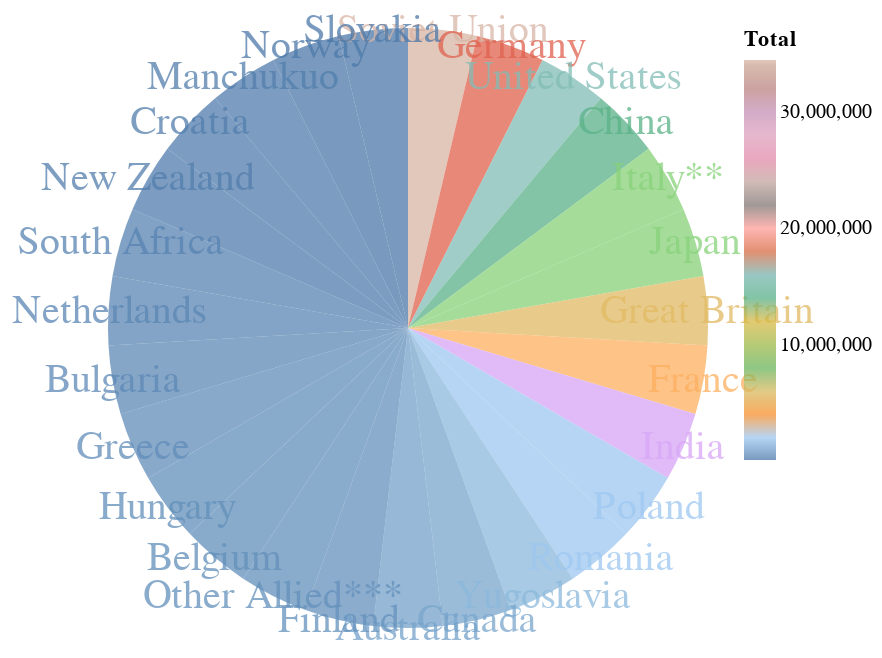

Here is the notebook cell this chart was saved with:
### Code cell
selectSide = alt.selection_point(
    name='Select',
    fields=['Side'], 
    #value={'Side': sides[0]}, THIS DOESN'T WORK
    bind=alt.binding_select(options=sides) 
)

# Create pie chart
base = alt.Chart(ww2).mark_arc().encode(
    theta="Total",
    color="Country:N"
##add_selection below doesn't work 
).add_selection(
    selectSide
).encode(
    alt.Theta('Country:N').sort(['Total:Q']),
    alt.Color('Total:Q',scale=alt.Scale(scheme='tableau20')),
    tooltip='Total:Q',
    opacity=alt.condition(selectSide, alt.value(0.75), alt.value(0.05))
)#.properties(width = 400, height = 400)

pie = base.mark_arc(outerRadius=120)
text = base.mark_text(radius=150, size=20).encode(text="Country:N")

base + text

### Figure 1 — Vega-Lite specification as saved in the notebook (floating-point values rounded to 4 significant figures)
{"config": {"view": {"continuousWidth": 300, "continuousHeight": 300}}, "layer": [{"mark": {"type": "arc"}, "encoding": {"color": {"field": "Total", "scale": {"scheme": "tableau20"}, "type": "quantitative"}, "opacity": {"condition": {"param": "Select", "value": 0.75}, "value": 0.05}, "theta": {"field": "Country", "sort": ["Total:Q"], "type": "nominal"}, "tooltip": {"field": "Total", "type": "quantitative"}}, "name": "view_18"}, {"mark": {"type": "text", "radius": 150, "size": 20}, "encoding": {"color": {"field": "Total", "scale": {"scheme": "tableau20"}, "type": "quantitative"}, "opacity": {"condition": {"param": "Select", "value": 0.75}, "value": 0.05}, "text": {"field": "Country", "type": "nominal"}, "theta": {"field": "Country", "sort": ["Total:Q"], "type": "nominal"}, "tooltip": {"field": "Total", "type": "quantitative"}}}], "data": {"name": "data-dad90e166bf56a31a238e42ca8cfee8d"}, "params": [{"name": "Select", "select": {"type": "point", "fields": ["Side"]}, "bind": {"input": "select", "options": ["Allied", "Axis"]}, "views": ["view_18"]}], "$schema": "https://vega.github.io/schema/vega-lite/v5.17.0.json", "datasets": {"data-dad90e166bf56a31a238e42ca8cfee8d": [{"Country": "Soviet Union", "Side": "Allied", "Total": 34480000.0}, {"Country": "Germany", "Side": "Axis", "Total": 18100000.0}, {"Country": "United States", "Side": "Allied", "Total": 16350000.0}, {"Country": "China", "Side": "Allied", "Total": 14000000.0}, {"Country": "Italy**", "Side": "Axis", "Total": 9100000.0}, {"Country": "Japan", "Side": "Axis", "Total": 9100000.0}, {"Country": "Great Britain", "Side": "Allied", "Total": 5896000.0}, {"Country": "France", "Side": "Allied", "Total": 5000000.0}, {"Country": "India", "Side": "Allied", "Total": 2581000.0}, {"Country": "Poland", "Side": "Allied", "Total": 2000000.0}, {"Country": "Romania", "Side": "Axis", "Total": 2000000.0}, {"Country": "Yugoslavia", "Side": "Allied", "Total": 1500000.0}, {"Country": "Canada", "Side": "Allied", "Total": 1100000.0}, {"Country": "Australia", "Side": "Allied", "Total": 1000000.0}, {"Country": "Finland", "Side": "Axis", "Total": 650000.0}, {"Country": "Other Allied***", "Side": "Allied", "Total": 620000.0}, {"Country": "Belgium", "Side": "Allied", "Total": 600000.0}, {"Country": "Hungary", "Side": "Axis", "Total": 600000.0}, {"Country": "Greece", "Side": "Allied", "Total": 540000.0}, {"Country": "Bulgaria", "Side": "Axis", "Total": 450000.0}, {"Country": "Netherlands", "Side": "Allied", "Total": 400000.0}, {"Country": "South Africa", "Side": "Allied", "Total": 330000.0}, {"Country": "New Zealand", "Side": "Allied", "Total": 204000.0}, {"Country": "Croatia", "Side": "Axis", "Total": 200000.0}, {"Country": "Manchukuo", "Side": "Axis", "Total": 200000.0}, {"Country": "Norway", "Side": "Allied", "Total": 90000.0}, {"Country": "Slovakia", "Side": "Axis", "Total": 80000.0}]}}
